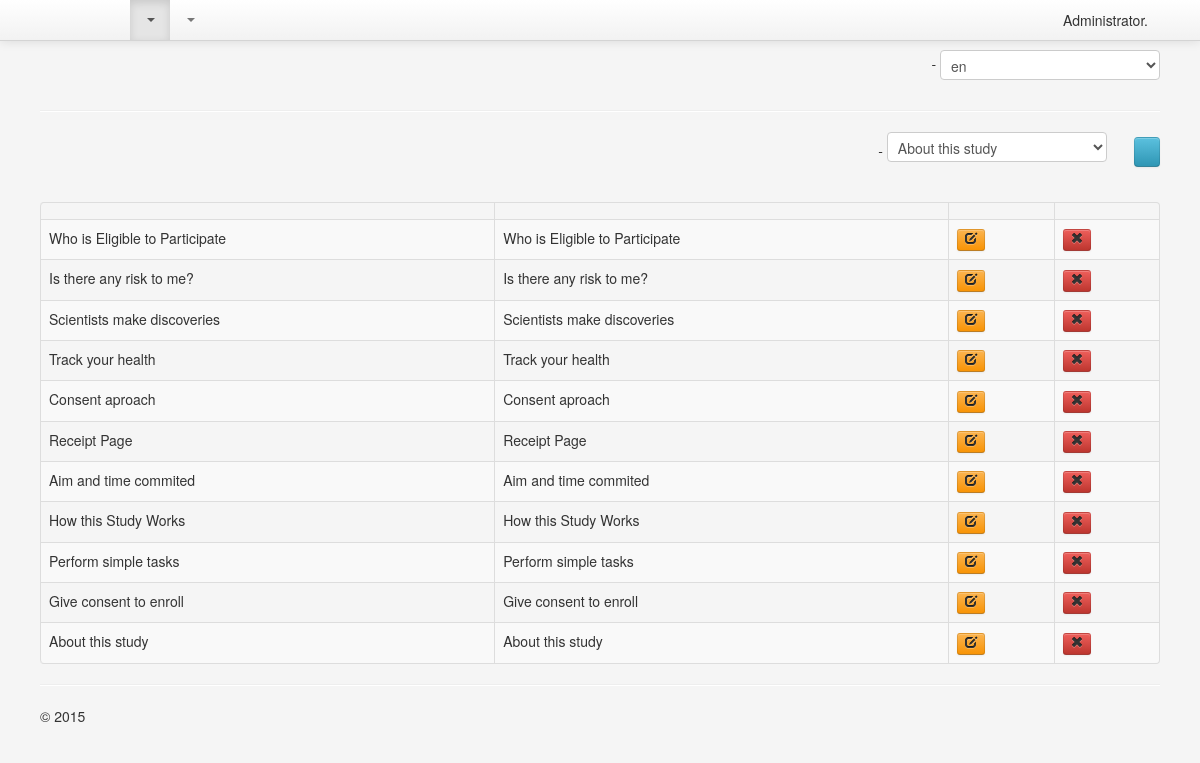
The page /manage/index.php?page=2&language=en (signed in) on the database its author committed.
### tables this page shows
CREATE TABLE `bc_info` (
  `pk` int(10) unsigned NOT NULL AUTO_INCREMENT,
  `id` int(10) unsigned NOT NULL,
  `section_id` int(10) unsigned NOT NULL,
  `language` varchar(3) NOT NULL,
  `slug` varchar(150) NOT NULL,
  `title` varchar(250) NOT NULL,
  `description` text NOT NULL,
  `content` mediumtext NOT NULL,
  `url` varchar(500) NOT NULL,
  `start_date` datetime DEFAULT NULL,
  `end_date` datetime DEFAULT NULL,
  `thumbnail` varchar(150) DEFAULT NULL,
  `lng` varchar(150) DEFAULT NULL,
  `lat` varchar(150) DEFAULT NULL,
  `published` enum('Y','N') NOT NULL,
  `important` enum('Y','N') NOT NULL DEFAULT 'N',
  `slider` enum('Y','N') NOT NULL DEFAULT 'N',
  `connected_gall` int(10) unsigned NOT NULL,
  `connected_info` varchar(256) DEFAULT NULL,
  `sort` int(10) unsigned NOT NULL,
  `important_type` int(11) NOT NULL DEFAULT '0',
  PRIMARY KEY (`pk`)
);

CREATE TABLE `bc_sections` (
  `pk` int(10) unsigned NOT NULL AUTO_INCREMENT,
  `id` int(10) unsigned NOT NULL,
  `name` varchar(250) NOT NULL,
  `description` text NOT NULL,
  `language` varchar(3) NOT NULL,
  `parent_id` int(10) unsigned NOT NULL,
  `slug` varchar(250) NOT NULL,
  `type` int(10) unsigned NOT NULL,
  `style` int(11) NOT NULL,
  `icon` varchar(100) NOT NULL,
  `active` enum('Y','N') NOT NULL,
  `sort` int(10) unsigned NOT NULL,
  PRIMARY KEY (`pk`),
  KEY `id` (`id`,`slug`)
);

### manage/includes/config.php (called while the page is built)
<?php
$config = array();
$config['database']['host'] = 'localhost';
$config['database']['username'] = 'root';
$config['database']['password'] = 'root';
$config['database']['database'] = 'research';
$config['languages'] = array('en', 'dk', 'se');
$config['site_url'] = 'http://localhost:80/PROM_PREM_Collector/manage/';
$config['file_path'] = 'http://localhost:80/PROM_PREM_Collector/html/res/images/';
$config['fpath'] = '../html/res/images/';
$config['PDFpath'] = '../html/res/docs/';
$config['site_address'] = 'http://localhost:80/PROM_PREM_Collector/html/';
$config['base_path'] = '/opt/lampp/htdocs/PROM_PREM_Collector/html/';
$config['thumb_folder_name'] = 'thumb/';
$config['slider_folder_name'] = 'slider/';
$config['docs_folder_name'] = '../docs/';
$config['file_folder'] = $config['base_path'] . 'res/images/file-manager/';
$config['file_folder_name'] = 'res/images/file-manager/';
$config['file_folder_url'] = $config['site_address'] . 'res/images/file-manager/';
$config['temp_file_folder'] = $config['base_path'] . 'res/images/tmp/';
$config['temp_file_folder_name'] = 'tmp/';
$config['temp_file_folder_url'] = $config['site_address'] . 'res/images/tmp/';
$config['slider_post_images']['width'] = 259;
$config['slider_post_images']['height'] = 318;
$config['post_images']['width'] = 422;
$config['post_images']['height'] = 267;
$config['gallery_images']['width'] = 400;
$config['gallery_images']['height'] = 300;
$config['gallery_cover']['width'] = 400;
$config['gallery_cover']['height'] = 300;
$config['admin_pages'][-1] = (object)array('file' => 'auth.php');
$config['admin_pages'][0] = (object)array('file' => 'dashboard.php');
$config['upload_extensions'] = '.pdf .doc .docx .xls .xlsx .jpg .gif .png .zip .rar .ppt .flv .swf .jpeg';
$config['upload_max_filesize'] = 128000000;
$config['upload_name_validchars'] = "abcdefghijklmnopqrstuvwxyz0123456789-_.";
?>

### manage/includes/database.class.php (called while the page is built, shortened)
<?php
class DBM {
	public static function fetchObject($result) {
		return mysql_fetch_object($result);
	}
	public static function queryData($query, $database_link = '') {
		if ($database_link) {
			$result = mysql_query($query, $database_link);
		} else {
			$result = mysql_query($query);
		}
		if (mysql_num_rows($result)) {
			return $result;
		} else {
			return false;
		}
	}
}
?>

### manage/includes/pages/textpages/list.php (the view, shortened to what this page needs)
<div class="row-fluid panel-title">
	<div class="span6">
	</div>
	<div class="span6 text-right">
		<form name="add_new" method="get" action="">
			<?php echo $TRANSLATION['page']; ?> - <select name="section_id">
				<?php
				echo getSectionsByType($section_sype, $content_language, $database_link);
				?>
			</select>
			<input type="submit" name="doAddInfo" value="<?php echo $TRANSLATION['new_page']; ?>" class="btn btn-info" />
		</form>
	</div>
</div>
<table class="table table-striped table-bordered">
	<thead>
		<tr>
			<th><?php echo $TRANSLATION['title']; ?></th>
			<th><?php echo $TRANSLATION['page']; ?></th>
			<th><?php echo $TRANSLATION['edit']; ?></th>
			<th><?php echo $TRANSLATION['delete']; ?></th>
		</tr>
	</thead>
	<tbody>
	<?php
	$get_pages_query = "SELECT
							`bc_info`.`pk`,
							`bc_info`.`id`,
							`bc_info`.`section_id`,
							`bc_info`.`language`,
							`bc_info`.`title`,
							`bc_info`.`description`,
							`bc_info`.`content`,
							`bc_info`.`start_date`,
							`bc_info`.`end_date`,
							`bc_info`.`thumbnail`,
							`bc_info`.`published`,
							`bc_sections`.`name`
						FROM
							`bc_info`
						LEFT JOIN
							`bc_sections`
						ON
							`bc_sections`.`id` = `bc_info`.`section_id` AND
							`bc_sections`.`language` = `bc_info`.`language`
						WHERE
							`bc_sections`.`type` = ".$section_sype." AND
							`bc_sections`.`language` = '" . $content_language . "'
						ORDER BY
							`bc_info`.`start_date` DESC";
	if ($get_pages_result = DBM::queryData($get_pages_query)) {
		while ($get_pages_data = DBM::fetchObject($get_pages_result)) {
			echo '<tr>';
			echo '<td>' . $get_pages_data->title . '</td>';
			echo '<td>' . $get_pages_data->name . '</td>';
			echo '<td><a href="?page=' . $current_page_id . '&act=edit&language=' . $get_pages_data->language . '&section_id=' . $get_pages_data->section_id . '&info_pk=' . $get_pages_data->pk . '" class="btn btn-mini btn-warning"><i class="icon-edit"></i></a></td>';
			echo '<td><a href="?page=' . $current_page_id . '&act=delete&language=' . $get_pages_data->language . '&section_id=' . $get_pages_data->section_id . '&info_pk=' . $get_pages_data->pk . '" class="btn btn-mini btn-danger" onclick="return confirm(\'დარწმუნებული ხართ, რომ გინდათ გვერდის წაშლა?\');"><i class="icon-remove"></i></a></td>';
			echo '</tr>';
		}
	}
	?>
	</tbody>
</table>

### manage/includes/pages/tpl_top.php (shortened to what this page needs)
?><!DOCTYPE html>
<html lang="en">
  <head>
    <link href="bootstrap/css/bootstrap.min.css" rel="stylesheet">
    <link href="css/style.css" rel="stylesheet">
    <link href="bootstrap/css/bootstrap-responsive.min.css" rel="stylesheet">
    <link href="css/ui-lightness/jquery-ui-1.10.2.custom.min.css" rel="stylesheet">
  </head>
  <body>

### manage/index.php (shortened to what this page needs)
<?php
require_once(DIR_PATH . 'includes/config.php');
require_once(DIR_PATH . 'includes/functions.php');
require_once(DIR_PATH . 'includes/database.class.php');
if (isset($_GET['page'])) {
	$current_page_id = (int) $_GET['page'];
} else {
	$current_page_id = 0;
}
if ($_GET['language']) {
	$content_language = $_GET['language'];
} else {
	$content_language = $config['languages']['0'];
}
if ($current_page_id != -1) {
	$database_link = DBM::open($config['database']);
}
require_once(DIR_PATH . 'includes/pages/tpl_top.php');
if($current_page_id != -1) {
	$admin = get_admin();
	$get_pages_query = "SELECT
							`id`,
							`name`,
							`group_name`,
							`file`,
							`active`
						FROM `bc_pages`
						WHERE
							`active` = 'Y'
						ORDER BY `sort`";
	$pages_result = DBM::queryData($get_pages_query, $database_link);
	while($page = DBM::fetchObject($pages_result)) {
		$config['admin_pages'][$page->id] = $page;
		$config['page_groups'][$page->group_name][$page->id] = &$config['admin_pages'][$page->id];
	}
}
if($current_page_id > 0 && !isset($admin['permissions'][$current_page_id])) {
	$hasPermission = false;
} else {
	$hasPermission = true;
}
if (isset($config['library_admin_pages'][$current_page_id]) && $hasPermission && file_exists(DIR_PATH . 'includes/pages/' . $config['library_admin_pages'][$current_page_id]->file) && $admin['group_id'] == 2) {
	require_once(DIR_PATH . 'includes/pages/' . $config['library_admin_pages'][$current_page_id]->file);
} elseif (isset($config['admin_pages'][$current_page_id]) && $hasPermission && file_exists(DIR_PATH . 'includes/pages/' . $config['admin_pages'][$current_page_id]->file) ) {
	require_once(DIR_PATH . 'includes/pages/' . $config['admin_pages'][$current_page_id]->file);
} else {
	$current_page_id = 0;
	require_once(DIR_PATH . 'includes/pages/' . $config['admin_pages'][$current_page_id]->file);
}
require_once(DIR_PATH . 'includes/pages/tpl_bot.php');
?>

### manage/includes/pages/tpl_menu.php (shortened to what this page needs)
  <?php
$page = (int) extractGet('page');
?><div class="navbar navbar-fixed-top">
	<div class="navbar-inner">
		<div class="container-fluid">
          <a class="brand" href="?page=0"><?php echo $TRANSLATION['dashboard']; ?></a>
          <div class="nav-collapse collapse">
            <ul class="nav">
              <?php
			  $disease_status = disease_status('N');
                foreach($config['page_groups'] as $group_name => $group) {
                  if($isGroup = ($group_name != '0')) {
                    echo '<li class="dropdown '.(isset($group[$page]) ? 'active' : '').'">
                            <a href="#" class="dropdown-toggle" data-toggle="dropdown">'.$TRANSLATION[$group_name].'<b class="caret"></b></a>
                            <ul class="dropdown-menu">';
                  }
                  foreach($group as $group_page) {
					  $notification = ($group_page->id == 93 && $disease_status > 0) ? ' <span class="badge label-warning">'.$disease_status.'</span>':'';
					  if($group_page->id != 0)
                    echo '<li class="'.($group_page->id == $page ? 'active' : '').'">
                            <a href="?page='.$group_page->id.'&language='.$content_language.'">
                              '.$TRANSLATION[$group_page->name].$notification.'
                            </a>
                          </li>';
                  }
                  if($isGroup) {
                    echo '</ul></li>';
                  }
                }
              ?>
            </ul>
            <ul class="nav nav-pills pull-right">
            	<li class="logged_in"><?php echo $TRANSLATION['hello']; ?> <?php echo $_SESSION['admin_name']; ?>. <a href="?page=-1&act=logout"><?php echo $TRANSLATION['logout']; ?></a></li>
            </ul>
          </div>
		</div>
	</div>
</div>

### manage/includes/pages/tpl_language_changer.php (shortened to what this page needs)
<div class="language_changer <?php if (extractGet('page') == 13) echo 'hidden'; ?>">
	<form name="admin_language_change" method="get" action="">
		<?php echo $TRANSLATION['language_changer']; ?> - <select name="language" onchange="this.form.submit();">
			<?php
				foreach ($config['languages'] as $key => $val) {
					echo '<option value="' . $val . '"' . is_selected($val, $content_language).'>' . $val . '</option>' . "\n";
				}
			?>
		</select>
	</form>
</div>

### manage/includes/pages/textpages.php (shortened to what this page needs)
<?php
require_once('includes/pages/tpl_menu.php');
require_once('includes/pages/tpl_language_changer.php');
?>
<div class="row-fluid panel-container">
	<div class="span12">
	    <hr />
<?php
$section_sype = extractGet('page');
if ($current_act = extractGet('act')) {
	switch ($current_act) {
	    case 'add':
	        require_once(DIR_PATH . 'includes/pages/content/content.php');
	        break;
	    case 'edit':
	        require_once(DIR_PATH . 'includes/pages/content/content.php');
	        break;
	    case 'delete':
	        require_once(DIR_PATH . 'includes/pages/content/delete.php');
	        break;
	    default:
	        require_once(DIR_PATH . 'includes/pages/textpages/list.php');
	}
} else {
	require_once(DIR_PATH . 'includes/pages/textpages/list.php');
}
?>
		<hr />
	    <div class="footer">
	    	<p>&copy; 2015</p>
	    </div>
	</div>
</div>

### manage/includes/functions.php (shortened to what this page needs)
<?php
function extractGet($var) {
	if (!isset($_GET[$var])) {
		return false;
	}
	return trim($_GET[$var]);
}
function is_selected($val, $realval) {
	if ($val == $realval) {
		return ' selected="selected"';
	}
}
function getSectionsByType($type, $language, $database_link, $current_type = NULL) {
	$ret = '';
	if(count($type) > 1) $addQuery = " AND `bc_sections`.`type` IN (" . implode(',',$type) . ")";
	else  $addQuery = " AND `bc_sections`.`type` = " . $type . "";
	$query = "SELECT
					`bc_sections`.`pk`,
					`bc_sections`.`id`,
					`bc_sections`.`name`,
					`bc_sections`.`description`,
					`bc_sections`.`language`,
					`bc_sections`.`parent_id`,
					`bc_sections`.`slug`,
					`bc_sections`.`type`,
					`bc_sections`.`active`,
					`bc_sections`.`sort`
							FROM
					`bc_sections`
							WHERE
					`bc_sections`.`language` = '" . $language . "' ".$addQuery."
							ORDER BY
					`bc_sections`.`id` ASC";
	if ($result = DBM::queryData($query, $database_link)) {
		while ($data = DBM::fetchObject($result)) {
			$ret .= '<option value="' . $data->id . '"' . dropDown($current_type, $data->id) . '>' . $data->name . '</option>' . "\n";
		}
	}
	return $ret;
}
?>

### manage/includes/pages/tpl_bot.php (shortened to what this page needs)
  </body>
</html>

### manage/css/style.css (style rules this page uses)
body { padding: 40px; background-color: #f5f5f5; }
.logged_in { padding-top: 7px; display: block; padding: 10px 0; }
.logged_in a { display: inline !important; }
.panel-container { margin-top: 10px; }
.panel-title { margin-bottom: 10px; }
.language_changer { margin: 10px 0 0; text-align: right; }
.language_changer form, .language_changer form select { margin: 0; }

### rows shown on the page
bc_info: title "Who is Eligible to Participate", bc_sections.name "Who is Eligible to Participate"
bc_info: title "Is there any risk to me?", bc_sections.name "Is there any risk to me?"
bc_info: title "Scientists make discoveries", bc_sections.name "Scientists make discoveries"
bc_info: title "Track your health", bc_sections.name "Track your health"
bc_info: title "Consent aproach", bc_sections.name "Consent aproach"
bc_info: title "Receipt Page", bc_sections.name "Receipt Page"
bc_info: title "Aim and time commited", bc_sections.name "Aim and time commited"
bc_info: title "How this Study Works", bc_sections.name "How this Study Works"
bc_info: title "Perform simple tasks", bc_sections.name "Perform simple tasks"
bc_info: title "Give consent to enroll", bc_sections.name "Give consent to enroll"
bc_info: title "About this study", bc_sections.name "About this study"

### other values the page prints
$_SESSION['admin_name'] "Administrator"
form field language "en"
form field section_id "About this study"
